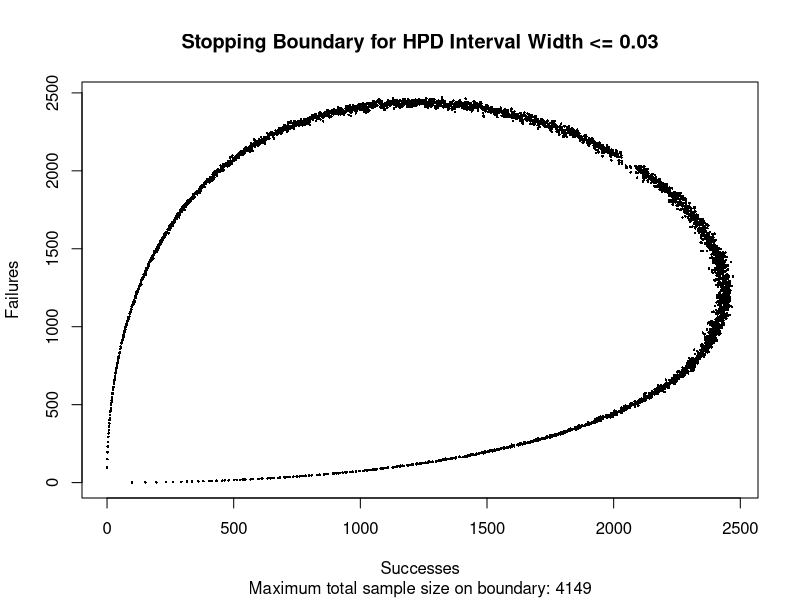
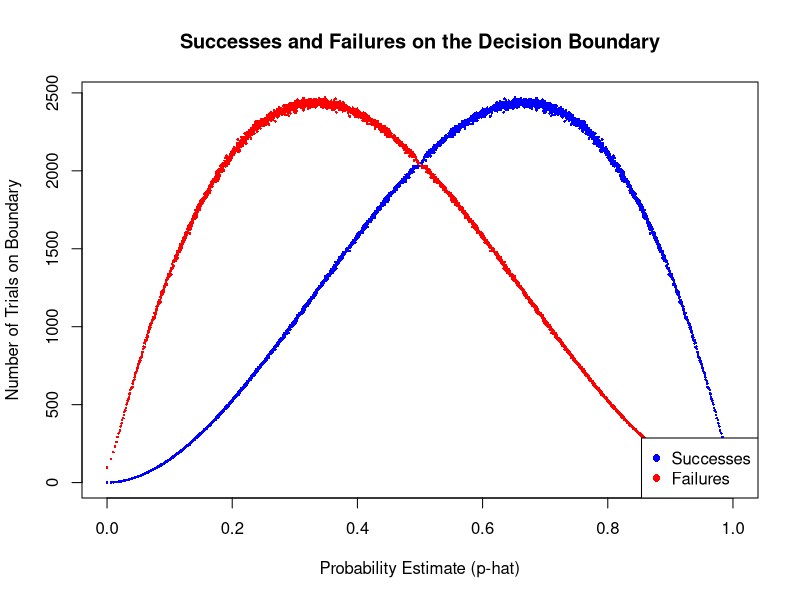

These figures' R source, in order:
## ---- chunk 1
knitr::opts_chunk$set(echo = TRUE, warning = FALSE, message = FALSE)
## ---- chunk 2
# Road to needed package
library(coda)

# Hyperparameters and settings
target_width <- 0.03 
alpha <- 0.05 
prior_shape1 <- 1
prior_shape2 <- 1

# Define the function to calculate the HPD credible interval
#' @param successes Number of observed successes
#' @param failures Number of observed failures
#' @param p_shape1 First shape parameter for prior Beta distribution
#' @param p_shape2 Second shape parameter for prior Beta distribution
#' @param alpha Significance level (e.g., 0.05 for 95% HPD)
#' @return A list containing `left_endpoint` and `right_endpoint` of the HPD interval

calculate_hpd_interval <- function(successes, failures, p_shape1, p_shape2, alpha) {
  # Compute posterior distribution parameters
  posterior_shape1 <- p_shape1 + successes
  posterior_shape2 <- p_shape2 + failures

  # Draw 10,000 samples from the posterior distribution
  posterior_samples <- rbeta(10000, posterior_shape1, posterior_shape2)
  
  hpd_interval <- HPDinterval(as.mcmc(posterior_samples), prob = 1 - alpha)
  return(list(
    left_endpoint = hpd_interval[1, "lower"],
    right_endpoint = hpd_interval[1, "upper"]
  ))
}

# Initialize variables
count <- 0
current_successes <- 0
current_failures <- 0
boundary_successes <- numeric(0)
boundary_failures <- numeric(0)
# Speed up by jumping ahead and reduces redundant checks
search_offset <- 25
flag <- 1

# Loop to find decision boundary
while (flag) {
  # Search for the next failure point
  current_failures <- max(0, current_failures - search_offset)
  # Initialize current width
  current_width <- 1
  # Loop to find the decision boundary
  while (current_width > target_width) {
    current_failures <- current_failures + 1
    # Calculate HPD interval
    hpd_result <- calculate_hpd_interval(current_successes, current_failures, 
                                          prior_shape1, prior_shape2, alpha)
    # Update current width
    current_width <- hpd_result$right_endpoint - hpd_result$left_endpoint
  }
  if (current_failures <= current_successes){
    flag <- 0
  }

  count <- count + 1
  # Store the current boundary points
  boundary_successes[count] <- current_successes
  boundary_failures[count] <- current_failures

  # Move to the next success count
  current_successes = current_successes + 1
}

# Remove the last boundary point if it is not valid
n = length(boundary_successes)
if (boundary_failures[n] < boundary_successes[n]) {
  boundary_successes <- boundary_successes[-n]
  boundary_failures <- boundary_failures[-n]
}

# Swap the successes and failures
temp_successes <- boundary_successes
boundary_successes <- c(boundary_successes, boundary_failures)
boundary_failures <- c(boundary_failures, temp_successes)
n = length(boundary_successes)
# Find the maximum sample size
max_sample_size <- max(boundary_successes + boundary_failures)
print(paste("The largest required sample size is:", max_sample_size, "\n"))
## ---- chunk 3
# Plot the decision boundary
plot(boundary_successes, boundary_failures,
     pch = 16, # Filled circle
     cex = 0.35,
     xlab = "Successes",
     ylab = "Failures",
     main = paste("Stopping Boundary for HPD Interval Width <=", target_width),
     sub = paste("Maximum total sample size on boundary:", max_sample_size)
)
## ---- chunk 4
# Calculate probability estimates
temp_successes <- boundary_successes / (boundary_successes + boundary_failures)
plot(temp_successes, boundary_successes,
     pch = 16, cex = 0.35, col = "blue",
     xlab = "Probability Estimate (p-hat)",
     ylab = "Number of Trials on Boundary",
     main = "Successes and Failures on the Decision Boundary"
)
points(temp_successes, boundary_failures, pch = 16, cex = 0.35, col = "red")
legend("bottomright",
       legend = c("Successes", "Failures"),
       col = c("blue", "red"),
       pch = 16
)
